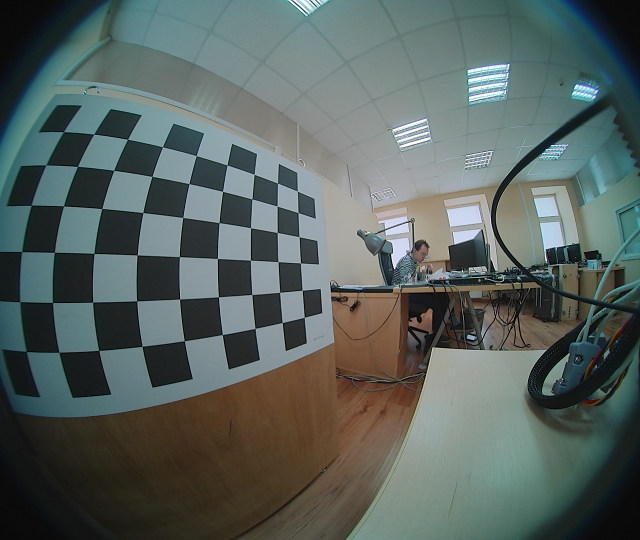
//> input picture testdata/calib3d/fisheye/51-50-00-43-f8-00/frame-51-50-00-43-f8-00-010.png, 1280 x 1080 px (shown at 1/2 size); its folder holds only this picture in this run
$ ./main fisheye/51-50-00-43-f8-00/frame-51-50-00-43-f8-00-010.png   (built with g++ and OpenCV 4)
//> lines starting //> are read from the running program, lines starting //| are printed output that depends on the picture; after the words box and inside, x2 and y2 are one past the last pixel; in counts of white or black regions, pixels touching at a corner belong together
#include <iostream>

#include <opencv2/highgui.hpp>
#include <opencv2/imgproc.hpp>
#include <opencv2/calib3d.hpp>

struct Config
{
    /// @brief Path to dataset from this opencv-extra PR
    std::string imgDir = "/home/dmitry/projects/opencv_extra/testdata/calib3d/fisheye/51-50-00-43-f8-00/";

    std::string imgOut = "result.png";
    /// @note Chessboard pattern parameters

    /// @brief Chessboard pattern size
    cv::Size patternSize = cv::Size(6, 9);
    /// @brief Chessboard cell size
    double cellSizeMm = 75.0;

    bool debug = false;
};

void parseConfig(int argc, char** argv, Config &c)
{
//> called with argc = 2
    for (int i = 0 ; i < argc; i++)
    {
        ///< @note Path to dataset with fisheye PNG images
        if (!strcmp(argv[i], "--img-dir"))
            c.imgDir = argv[++i];
        else if (!strcmp(argv[i], "--debug"))
            c.debug = true;
    }
}

std::vector<cv::Point3f> generatePatternObjectFeatures(uint width,
                                                       uint height,
                                                       double cellSize)
{
    std::vector<cv::Point3f> patternObjectFeatures;
    for(uint i = 0; i < height; i++)
        for(uint j = 0; j < width; j++)
            patternObjectFeatures.push_back(cv::Point3f(cellSize * j, float(cellSize * i), 0));

    return patternObjectFeatures;
}

std::vector<std::vector<cv::Point3f>> generateObjectsFeatures(size_t size,
                                                              uint width,
                                                              uint height,
                                                              double cellSize)
{
    auto patternObjectFeatures =
            generatePatternObjectFeatures(width, height, cellSize);
    std::vector<std::vector<cv::Point3f>> objectsFeatures(size);

    std::fill(objectsFeatures.begin(),
              objectsFeatures.end(),
              patternObjectFeatures);

    return objectsFeatures;
}

int main(int argc, char** argv)
{
    Config c;

    parseConfig(argc, argv, c);

    std::vector<cv::String> imgPaths;

    cv::glob(c.imgDir + "/*.png", imgPaths);

#if 0 // Intrinsics which you can achive with PR version of OpenCV
    cv::Matx33f K(338.99126016399202, 0, 636.11384328104941,
                  0, 337.84486287472214, 542.52596483696834,
                  0, 0, 1);

    cv::Vec4f D(-0.01017814115694435, 0.066693053611465325,
                -0.018450144605964301, 0.00081304613011604499);
#endif

    // camera intrinsics
    cv::Matx33f K;
    cv::Vec4f D;

    std::vector<cv::Mat> images;
    std::vector<std::vector<cv::Point2f>> allFeatures;
    for (auto &imgPath : imgPaths)
    {
        // read image
        cv::Mat imgSrc = cv::imread(imgPath, cv::IMREAD_GRAYSCALE);
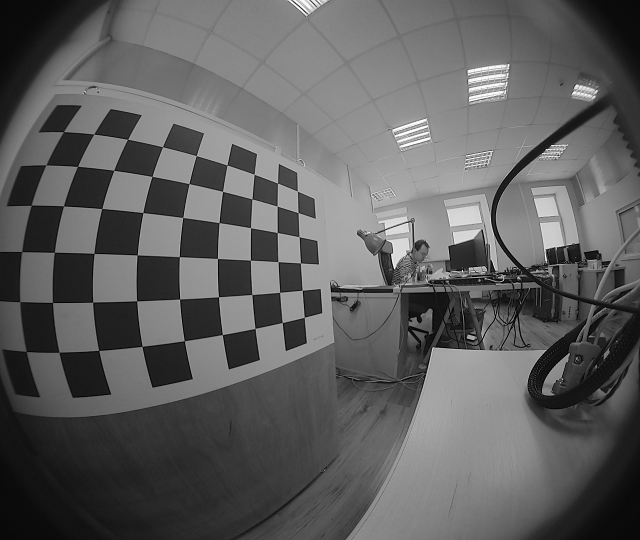
//> imgSrc: 1080 rows x 1280 cols, CV_8UC1 (shown at 1/2 size); min 0, max 255, mean 94.7

        // filter image
        cv::Mat img;
        cv::GaussianBlur(imgSrc, img, cv::Size(3, 3), 0);

        // find chessboards
        std::vector<cv::Point2f> features;
        cv::findChessboardCorners(img, c.patternSize, features,
                                  cv::CALIB_CB_ADAPTIVE_THRESH |
                                  cv::CALIB_CB_NORMALIZE_IMAGE);
//> features = 54 Points (x, y), first 12: [52.76, 703.5], [39.99, 603.8], [43.94, 503.6], [62.69, 410.7], [92.48, 330.4], [127.3, 263.9], [118.5, 704.8], [105.6, 605.4], [109.1, 504.8], [127.4, 412.5], [155.5, 333.1], [188.1, 268.7]

        cv::cornerSubPix(imgSrc, features, cv::Size(5, 5), cv::Size(-1, -1),
                         cv::TermCriteria(cv::TermCriteria::EPS |
                         cv::TermCriteria::MAX_ITER, 100, 0.01));
//> features = 54 Points (x, y), first 12: [52.77, 703.5], [40.13, 603.9], [43.85, 503.7], [62.7, 410.8], [92.35, 330.4], [127.3, 264], [118.5, 704.9], [105.5, 605.4], [109.2, 504.8], [127.4, 412.4], [155.5, 333.1], [188.2, 268.6]

        // if not enough cesboard features found
        if(features.empty() || features.size() != c.patternSize.area())
        {
            continue;
        }

        // collect all features for camera calibration
        images.push_back(imgSrc);
        allFeatures.push_back(features);
//> allFeatures = 1 point lists

        std::cout << "Capturing images..." << std::endl;
    }

    // calibrate camera

    // generate chesbsoard 3D pattern model
    auto objectsFeatures = generateObjectsFeatures(allFeatures.size(),
                                                   c.patternSize.width,
                                                   c.patternSize.height,
                                                   c.cellSizeMm);
//> the loop in generatePatternObjectFeatures, `for(uint i = 0; i < height; i++)` made 9 passes
//> after the loop in generatePatternObjectFeatures, `for(uint i = 0; i < height; i++)`: patternObjectFeatures = 54 Point3s, first 12: [0, 0, 0], [75, 0, 0], [150, 0, 0], [225, 0, 0], [300, 0, 0], [375, 0, 0], [0, 75, 0], [75, 75, 0], [150, 75, 0], [225, 75, 0], [300, 75, 0], [375, 75, 0]
//> in generateObjectsFeatures, `std::vector<std::vector<cv::Point3f>> objectsFeatures(size);`: objectsFeatures = 1 item
//> objectsFeatures = 1 item

    // calibrate camera intrinsics
    std::vector<cv::Mat> rvecs, tvecs;
    double err = cv::fisheye::calibrate(objectsFeatures, allFeatures,
                           images.front().size(),
                           K, D, rvecs, tvecs,
                           cv::fisheye::CALIB_RECOMPUTE_EXTRINSIC | cv::fisheye::CALIB_FIX_SKEW,
                           cv::TermCriteria(cv::TermCriteria::COUNT | cv::TermCriteria::EPS, 50, 2e-2));
//> K = [[-30.4, 0, 319.5], [0, -91.84, 446.3], [0, 0, 1]]; D = [2.25, -1.38, -0.158, 0.0222]; err = 367.7

    std::cout << "Reprojection error: " << err << std::endl;
//| Reprojection error: 367.686

    // set different focal length to undistorted images to see more:
    // FOR DEMONSTRATION PURPOSE ONLY
    cv::Matx33f Kout = cv::Matx33f(K);
//> Kout = [[-30.4, 0, 319.5], [0, -91.84, 446.3], [0, 0, 1]]
    Kout(0,0) /= 4;
//> Kout = [[-7.6, 0, 319.5], [0, -91.84, 446.3], [0, 0, 1]]
    Kout(1,1) /= 4;
//> Kout = [[-7.6, 0, 319.5], [0, -22.96, 446.3], [0, 0, 1]]

    // demonstartion
    for(size_t i = 0; i < images.size(); ++i)
    {
        auto const &img = images[i];
        auto const& features = allFeatures[i];
        auto const& objectFeatures = objectsFeatures[i];
        auto const& rvec = rvecs[i];
        auto const& tvec = tvecs[i];

        // unditort image and undistort features which are detected with cv::findChessboardCorners()
        cv::Mat imgUn;
        std::vector<cv::Point2f> featuresUn;
        cv::fisheye::undistortImage(img, imgUn, K, D, Kout);
        cv::fisheye::undistortPoints(features, featuresUn, K, D, cv::Matx33f::eye(), Kout);

        // draw undistorted features
        for(auto const &f : featuresUn)
        {
            cv::circle(imgUn, f, 3, cv::Scalar::all(255));
        }

        // project 3D real object points on fisheye image using inforamtion
        // about its relative pose from intrinsics calibration with cv::fisheye::projectPoints()
        std::vector<cv::Point2f> featuresRep;
        cv::fisheye::projectPoints(objectFeatures, featuresRep, rvec, tvec, K, D);

        // draw projected images
        for(auto const &f : featuresRep)
        {
            cv::circle(img, f, 3, cv::Scalar::all(255));
        }


        // display
        cv::Mat imgDbg;
        cv::hconcat(img, imgUn, imgDbg);

        cv::namedWindow("result", cv::WINDOW_NORMAL);
        cv::imshow("result", imgDbg);

        // display more debug
        if(c.debug)
        {
            cv::imshow("cv::projectPoints() result", img);
            cv::imshow("cv::undistortPoints() result", imgUn);
        }

        char key = cv::waitKey(0);
        if(key == 'q')
        {
            cv::imwrite(c.imgOut, img);

            break;
        }
    }
//> this loop made 1 pass; the space key is pressed
//> (rvec, tvec) on pass 1: ([-13418.9, 11004.1, 23987.6], [517957.2, -502891.2, -14318.8])
//> pass 1, `cv::fisheye::undistortImage(img, imgUn, K, D, Kout);`:
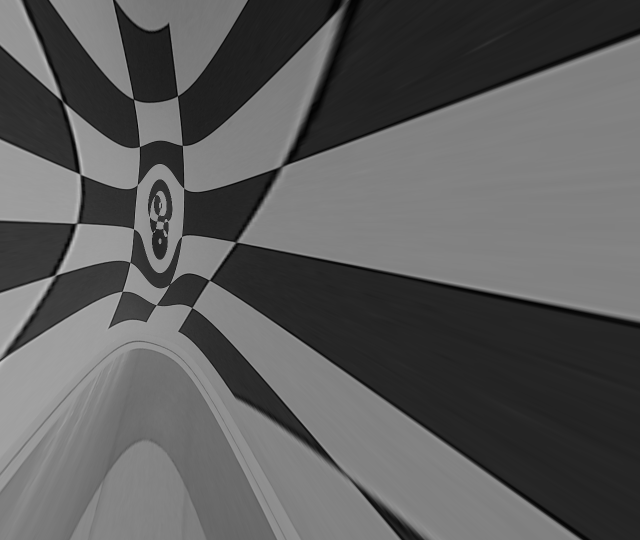
//> imgUn: 1080 rows x 1280 cols, CV_8UC1 (shown at 1/2 size); min 0, max 201, mean 92.1
//> pass 1, `cv::hconcat(img, imgUn, imgDbg);`:
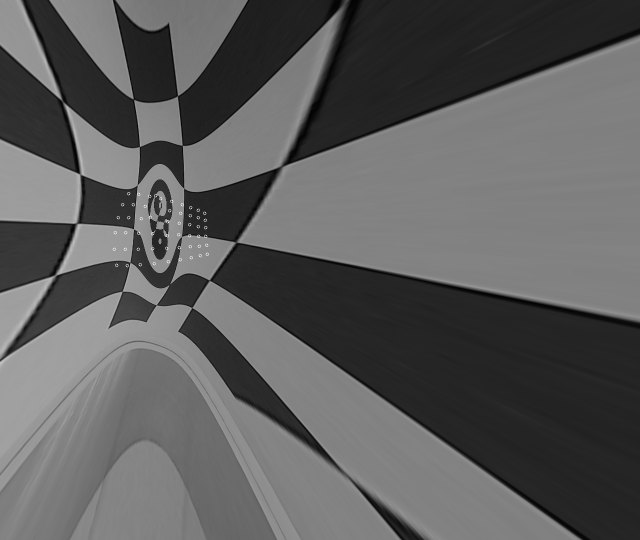
//> imgUn: 1080 rows x 1280 cols, CV_8UC1 (shown at 1/2 size); 0.06% of pixels changed, all inside (x1, y1, x2, y2) = (225, 384, 418, 535)
//> pass 1, `cv::hconcat(img, imgUn, imgDbg);`:
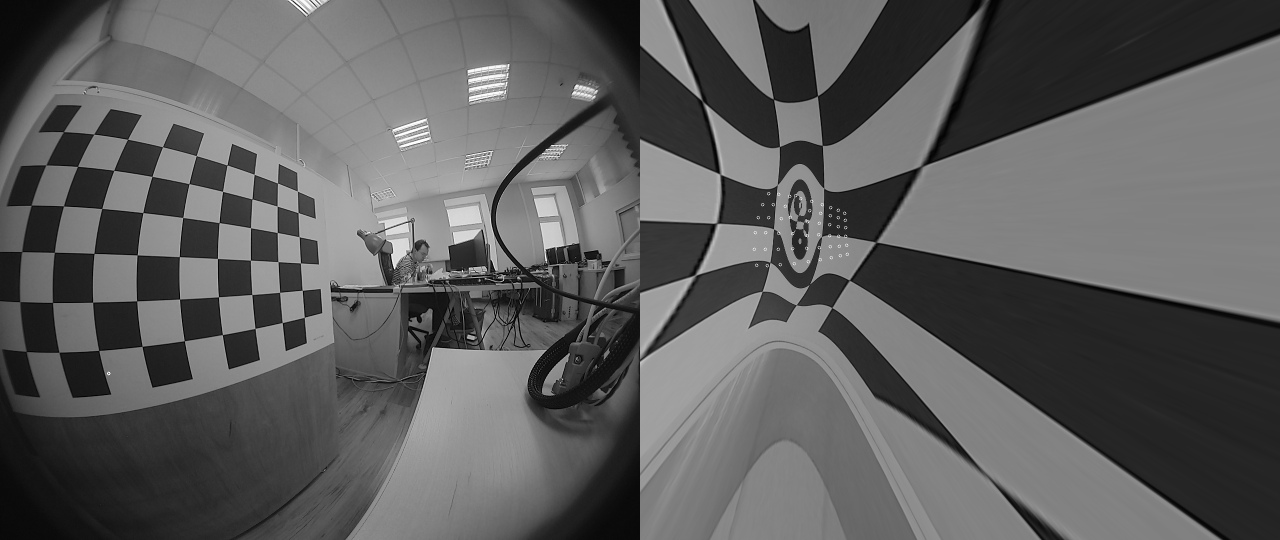
//> imgDbg: 1080 rows x 2560 cols, CV_8UC1 (shown at 1/2 size); min 0, max 255, mean 93.5

    return 0;
}

$ run again, on testdata/calib3d/fisheye/51-50-00-43-f8-00/frame-51-50-00-43-f8-00-016.png
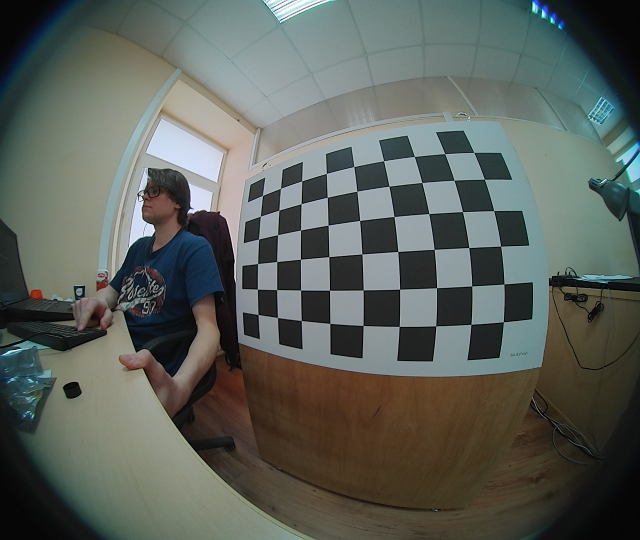
//> input picture testdata/calib3d/fisheye/51-50-00-43-f8-00/frame-51-50-00-43-f8-00-016.png, 1280 x 1080 px (shown at 1/2 size)
//> `cv::Mat imgSrc = cv::imread(imgPath, cv::IMREAD_GRAYSCALE);`:
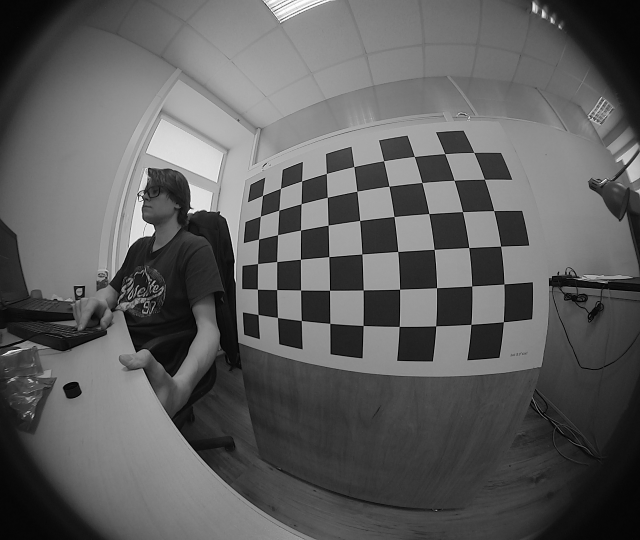
//> imgSrc: 1080 rows x 1280 cols, CV_8UC1 (shown at 1/2 size); min 0, max 255, mean 93.7
//> `cv::findChessboardCorners(img, c.patternSize, features, cv::CALIB_CB_A..`: features = 54 Points (x, y), first 12: [516.6, 629.7], [515.3, 578.8], [515.7, 527.5], [517.7, 478.6], [521.2, 432.8], [525.5, 391.5], [555.3, 635.2], [554.2, 579.6], [554, 523.6], [555.6, 469.8], [558, 420.9], [561.3, 377.5]
//> `cv::cornerSubPix(imgSrc, features, cv::Size(5, 5), cv::Size(-1, -1), c..`: features = 54 Points (x, y), first 12: [516.6, 629.6], [515.3, 578.8], [515.6, 527.6], [517.7, 478.6], [521.2, 432.7], [525.5, 391.4], [555.3, 635.3], [554.1, 579.6], [554.1, 523.6], [555.5, 469.9], [558.1, 420.8], [561.4, 377.3]
//> allFeatures = 1 point lists
//> the loop in generatePatternObjectFeatures, `for(uint i = 0; i < height; i++)` made 9 passes
//> after the loop in generatePatternObjectFeatures, `for(uint i = 0; i < height; i++)`: patternObjectFeatures = 54 Point3s, first 12: [0, 0, 0], [75, 0, 0], [150, 0, 0], [225, 0, 0], [300, 0, 0], [375, 0, 0], [0, 75, 0], [75, 75, 0], [150, 75, 0], [225, 75, 0], [300, 75, 0], [375, 75, 0]
//> in generateObjectsFeatures, `std::vector<std::vector<cv::Point3f>> objectsFeatures(size);`: objectsFeatures = 1 item
//> K = [[-270083.2, 0, 2622.8], [0, -234360.7, -8528.4], [0, 0, 1]]; D = [38.82, -835.6, -2297.5, 1964]; err = 24.45
//| Reprojection error: 24.4525
//> `cv::Matx33f Kout = cv::Matx33f(K);`: Kout has the same summary as K
//> `Kout(0,0) /= 4;`: Kout = [[-67520.8, 0, 2622.8], [0, -234360.7, -8528.4], [0, 0, 1]]
//> `Kout(1,1) /= 4;`: Kout = [[-67520.8, 0, 2622.8], [0, -58590.2, -8528.4], [0, 0, 1]]
//> the loop `for(size_t i = 0; i < images.size(); ++i)` made 1 pass; the space key is pressed
//> (rvec, tvec) on pass 1: ([-0.203, -0.189, 1.49], [2541, -12699.4, 341270.7])
//> pass 1, `cv::hconcat(img, imgUn, imgDbg);`:
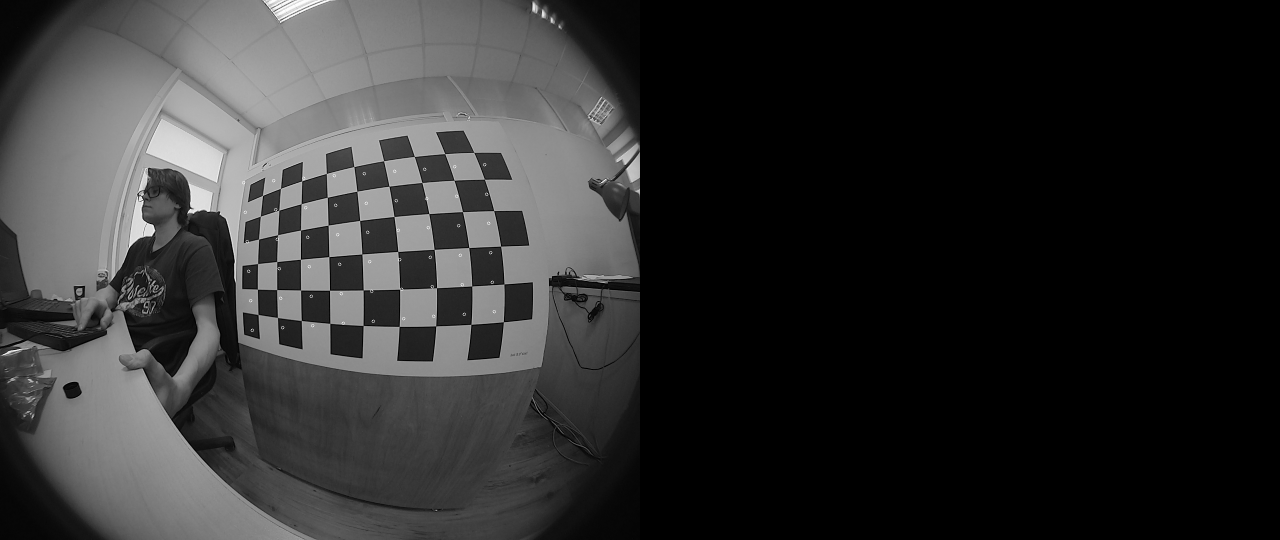
//> imgDbg: 1080 rows x 2560 cols, CV_8UC1 (shown at 1/2 size); min 0, max 255, mean 46.9

$ run again, on testdata/calib3d/fisheye/51-50-00-43-f8-00/frame-51-50-00-43-f8-00-017.png
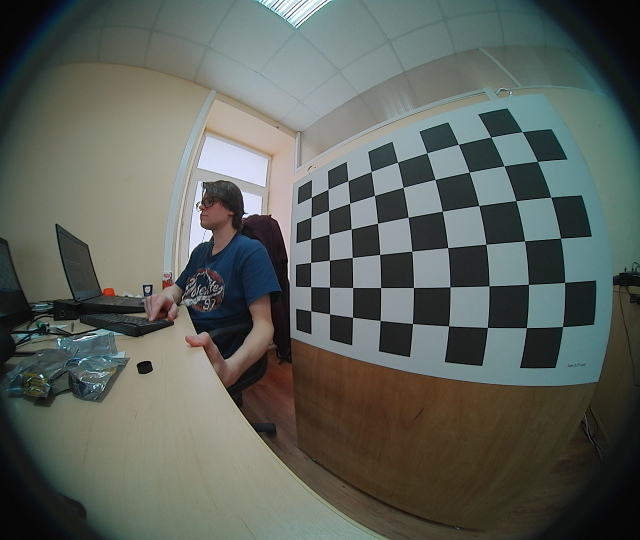
//> input picture testdata/calib3d/fisheye/51-50-00-43-f8-00/frame-51-50-00-43-f8-00-017.png, 1280 x 1080 px (shown at 1/2 size)
//> `cv::findChessboardCorners(img, c.patternSize, features, cv::CALIB_CB_A..`: features = 54 Points (x, y), first 12: [622.3, 622.1], [621.9, 573.7], [621.8, 525.2], [622.2, 478.7], [622.5, 434.6], [623, 394.8], [659.6, 628.4], [659.6, 574.7], [659.3, 520.9], [658.5, 469], [657.6, 421.5], [656.6, 379.1]
//> `cv::cornerSubPix(imgSrc, features, cv::Size(5, 5), cv::Size(-1, -1), c..`: features = 54 Points (x, y), first 12: [622.3, 622.2], [621.9, 573.8], [621.9, 525.3], [622.2, 478.6], [622.5, 434.6], [623.1, 394.7], [659.6, 628.4], [659.5, 574.7], [659.3, 520.8], [658.5, 469.1], [657.6, 421.6], [656.6, 379.1]
//> allFeatures = 1 point lists
//> the loop in generatePatternObjectFeatures, `for(uint i = 0; i < height; i++)` made 9 passes
//> after the loop in generatePatternObjectFeatures, `for(uint i = 0; i < height; i++)`: patternObjectFeatures = 54 Point3s, first 12: [0, 0, 0], [75, 0, 0], [150, 0, 0], [225, 0, 0], [300, 0, 0], [375, 0, 0], [0, 75, 0], [75, 75, 0], [150, 75, 0], [225, 75, 0], [300, 75, 0], [375, 75, 0]
//> in generateObjectsFeatures, `std::vector<std::vector<cv::Point3f>> objectsFeatures(size);`: objectsFeatures = 1 item
//> K = [[444.2, 0, 648.2], [0, 402.8, 548.8], [0, 0, 1]]; D = [-0.127, 0.0396, 0.472, -0.667]; err = 286
//| Reprojection error: 286.049
//> `cv::Matx33f Kout = cv::Matx33f(K);`: Kout = [[444.2, 0, 648.2], [0, 402.8, 548.8], [0, 0, 1]]
//> `Kout(0,0) /= 4;`: Kout = [[111, 0, 648.2], [0, 402.8, 548.8], [0, 0, 1]]
//> `Kout(1,1) /= 4;`: Kout = [[111, 0, 648.2], [0, 100.7, 548.8], [0, 0, 1]]
//> the loop `for(size_t i = 0; i < images.size(); ++i)` made 1 pass; the space key is pressed
//> (rvec, tvec) on pass 1: ([-86393.6, 39800.7, 14116.6], [-4208469.2, -10883014.9, -75696438.5])
//> pass 1, `cv::hconcat(img, imgUn, imgDbg);`:
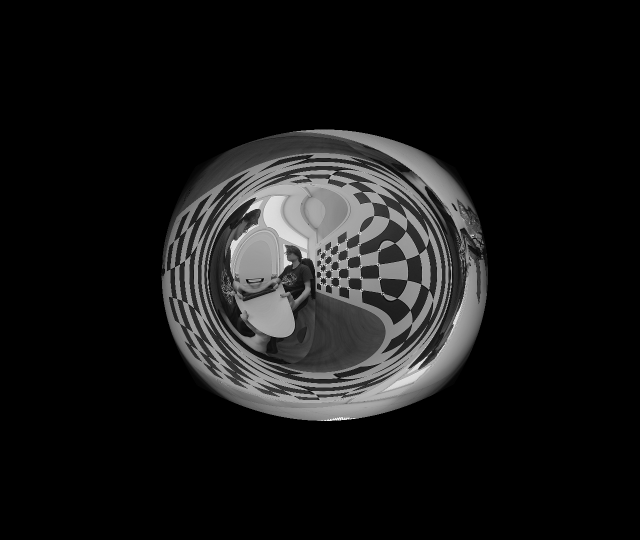
//> imgUn: 1080 rows x 1280 cols, CV_8UC1 (shown at 1/2 size); min 0, max 255, mean 23
//> pass 1, `cv::hconcat(img, imgUn, imgDbg);`:
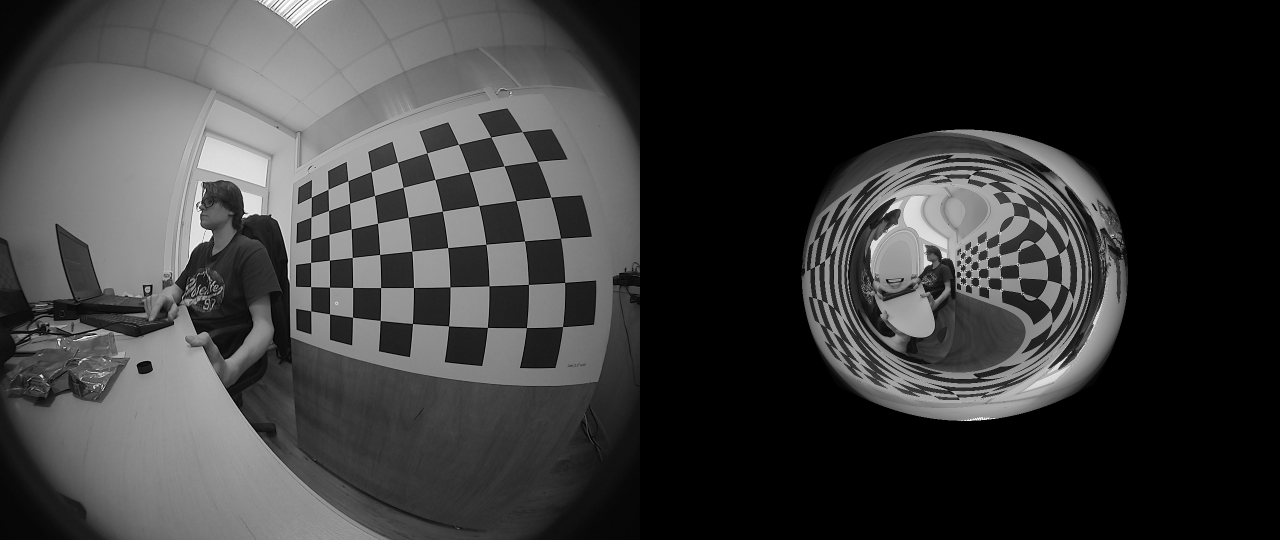
//> imgDbg: 1080 rows x 2560 cols, CV_8UC1 (shown at 1/2 size); min 0, max 255, mean 58.6
